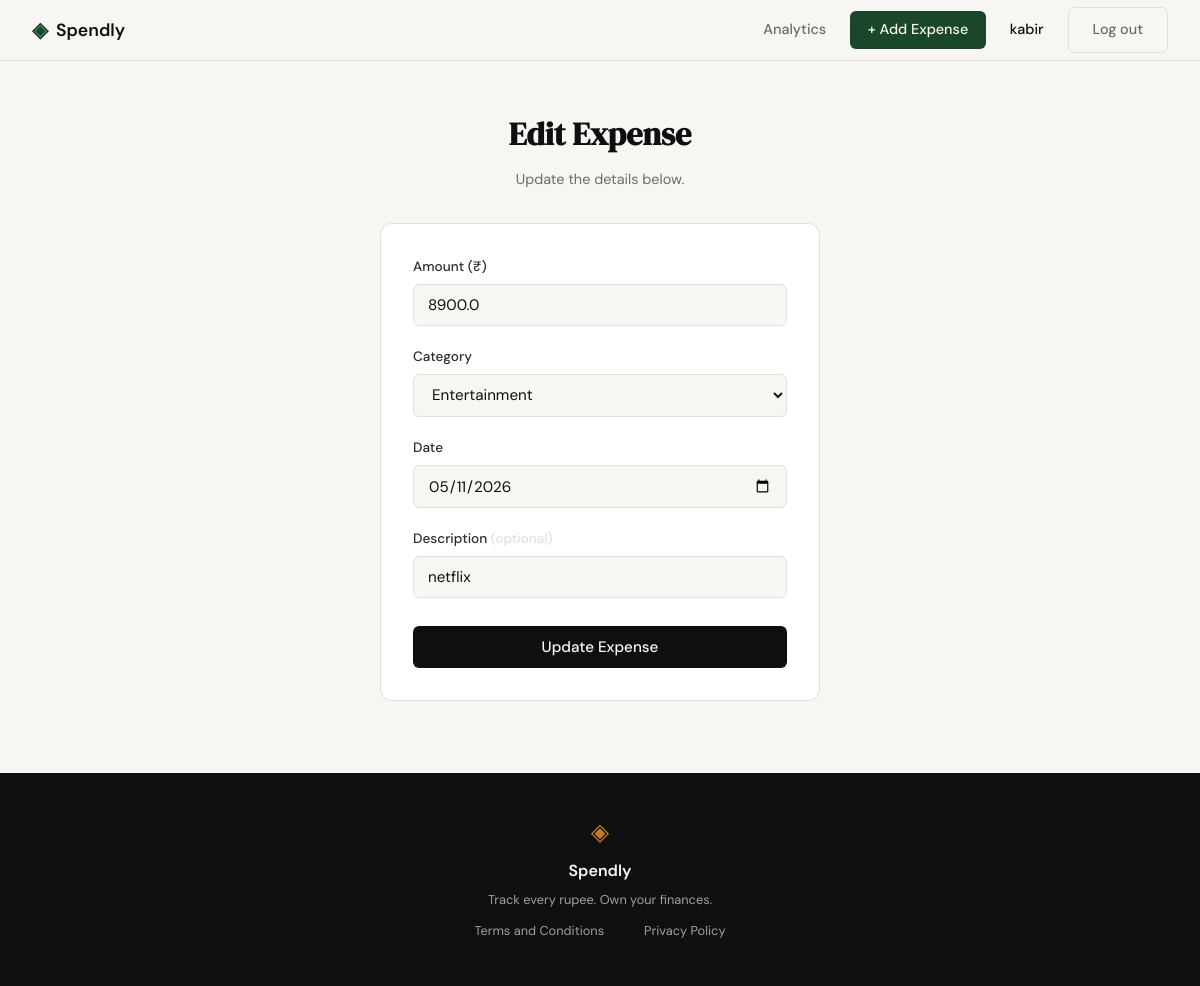
Before: /expenses/23/edit (signed in) with the older database file.
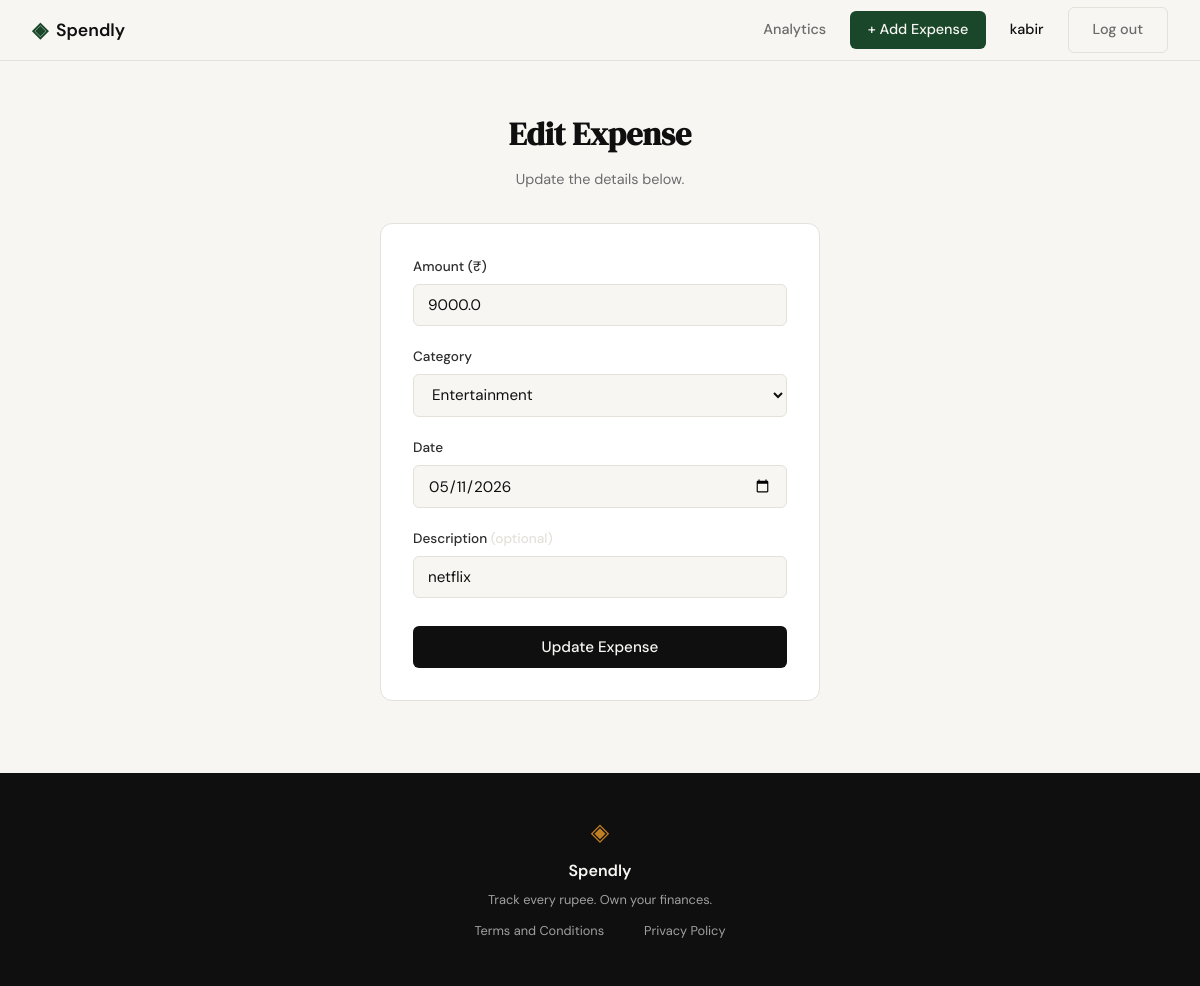
After: the same page with the newer database file.
### tables this page shows
CREATE TABLE expenses (
            id          INTEGER PRIMARY KEY AUTOINCREMENT,
            user_id     INTEGER NOT NULL REFERENCES users(id),
            amount      REAL    NOT NULL,
            category    TEXT    NOT NULL,
            date        TEXT    NOT NULL,
            description TEXT,
            created_at  TEXT    DEFAULT (datetime('now'))
        );

### app.py (the view, shortened to what this page needs)
@app.route("/expenses/<int:id>/edit", methods=["GET", "POST"])
def edit_expense(id):
    if not session.get("user_id"):
        return redirect(url_for("login"))
    expense = get_expense_by_id(id)
    if expense is None:
        abort(404)
    if expense["user_id"] != session["user_id"]:
        abort(403)
    return render_template(
        "edit_expense.html",
        categories=EXPENSE_CATEGORIES,
        expense=expense,
        amount=expense["amount"],
        category=expense["category"],
        date=expense["date"],
        description=expense["description"] or "",
    )

### database/db.py (called while the page is built)
def get_db():
    if "db" not in g:
        db_path = current_app.config.get("DATABASE", "spendly.db")
        g.db = sqlite3.connect(db_path)
        g.db.row_factory = sqlite3.Row
        g.db.execute("PRAGMA foreign_keys = ON")
    return g.db

def get_expense_by_id(expense_id):
    return (
        get_db()
        .execute("SELECT * FROM expenses WHERE id = ?", (expense_id,))
        .fetchone()
    )

### templates/edit_expense.html (shortened to what this page needs)
{% extends "base.html" %}
{% block content %}
<section class="auth-section">
  <div class="auth-container">
    <div class="auth-header">
      <h1 class="auth-title">Edit Expense</h1>
      <p class="auth-subtitle">Update the details below.</p>
    </div>
    <div class="auth-card">
      <form method="POST" action="{{ url_for('edit_expense', id=expense['id']) }}">
        <div class="form-group">
          <label for="amount">Amount (₹)</label>
          <input class="form-input" type="number" id="amount" name="amount"
                 step="0.01" min="0.01" required
                 value="{{ amount or '' }}">
        </div>
        <div class="form-group">
          <label for="category">Category</label>
          <select class="form-input" id="category" name="category" required>
            {% for cat in categories %}
            <option value="{{ cat }}" {% if category == cat %}selected{% endif %}>{{ cat }}</option>
            {% endfor %}
          </select>
        </div>
        <div class="form-group">
          <label for="date">Date</label>
          <input class="form-input" type="date" id="date" name="date"
                 required value="{{ date or '' }}">
        </div>
        <div class="form-group">
          <label for="description">Description <span style="color:var(--border)">(optional)</span></label>
          <input class="form-input" type="text" id="description" name="description"
                 maxlength="200" value="{{ description or '' }}">
        </div>
        <button type="submit" class="btn-submit">Update Expense</button>
      </form>
    </div>
  </div>
</section>
{% endblock %}

Changed rows visible on the page:
changed expenses "Entertainment": amount "8900.0" → "9000.0"
